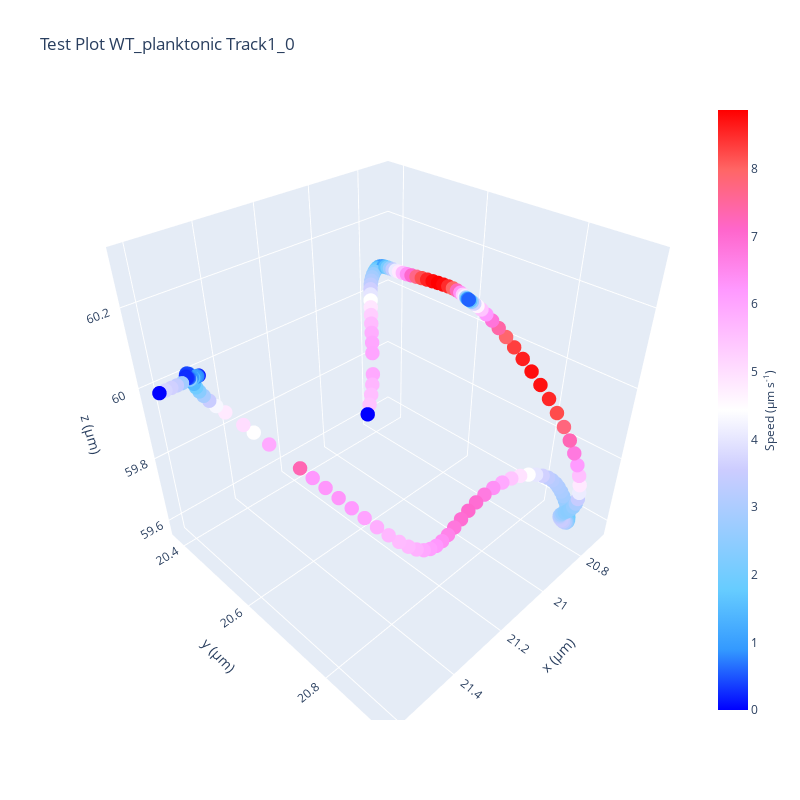

The cell this chart's notebook holds for it:
### Code cell
import plotly.graph_objects as go


fig = go.Figure(data=go.Scatter3d(
    x=x_smooth,
    y=y_smooth,
    z=z_smooth,
    mode='markers',
    marker=dict(
        size=5,  
        color=v_arr,  
        colorscale='Picnic',  
        colorbar=dict(
            title=dict(
                text='Speed (µm s<sup>-1</sup>)',  
                font=dict(size=12)  
            ),
            titleside='right'  
        ),
        showscale=True,
    )
))

# Add titles and labels
fig.update_layout(
    title='Test Plot WT_planktonic Track1_0',
    scene=dict(
        xaxis_title='x (µm)',
        yaxis_title='y (µm)',
        zaxis_title='z (µm)',
        
        aspectmode='cube'  # Optional: maintains equal aspect ratio
    ),
    width=800,  # Set width of the plot
    height=800,  # Set height of the plot
)

# Show the plot
fig.show()

### Figure 1 — Plotly figure (JSON) as saved in the notebook; plotly's stock layout.template omitted (floating-point values rounded to 4 significant figures; data arrays with more than 128 entries replaced by an {"elided": "..."} marker saying what was removed)
{"data": [{"marker": {"color": {"elided": "171 float values"}, "colorbar": {"title": {"font": {"size": 12}, "side": "right", "text": "Speed (µm s<sup>-1</sup>)"}}, "colorscale": [[0, "rgb(0,0,255)"], [0.1, "rgb(51,153,255)"], [0.2, "rgb(102,204,255)"], [0.3, "rgb(153,204,255)"], [0.4, "rgb(204,204,255)"], [0.5, "rgb(255,255,255)"], [0.6, "rgb(255,204,255)"], [0.7, "rgb(255,153,255)"], [0.8, "rgb(255,102,204)"], [0.9, "rgb(255,102,102)"], [1, "rgb(255,0,0)"]], "showscale": true, "size": 5}, "mode": "markers", "type": "scatter3d", "x": {"elided": "171 float values"}, "y": {"elided": "171 float values"}, "z": {"elided": "171 float values"}}], "layout": {"height": 800, "scene": {"aspectmode": "cube", "xaxis": {"title": {"text": "x (µm)"}}, "yaxis": {"title": {"text": "y (µm)"}}, "zaxis": {"title": {"text": "z (µm)"}}}, "title": {"text": "Test Plot WT_planktonic Track1_0"}, "width": 800}}
